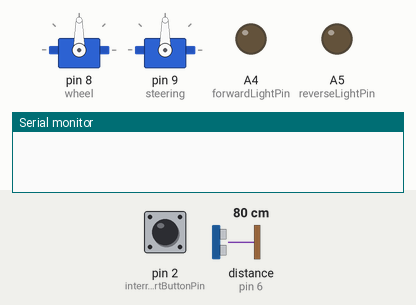
Simulated run of this sketch. Board: Arduino Uno, built with avr-gcc and run on an emulated ATmega328P. On the bench: 2 × servo, output pins drawn as LEDs (lit = HIGH), the last lines printed to the serial monitor. The inputs (shaded band) are chosen by the test bench; at power-on: pin 2 (interruptStartButtonPin) HIGH, distance to the obstacle (sensor on pin 6) 80 cm. The echo pulse lasts 58.3 µs per cm; pins used as bus, display or sensor lines are not drawn.

Above: at 5.0 s.
5.1 s: pin 2 (interruptStartButtonPin) pulled LOW for 0.15 s
At 7.84 s:
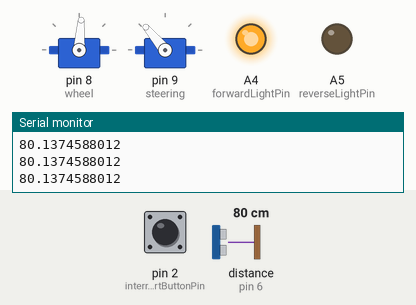
8.1 s: distance to the obstacle (sensor on pin 6) set to 32 cm
9.6 s: distance to the obstacle (sensor on pin 6) set to 28 cm
At 10.4 s:
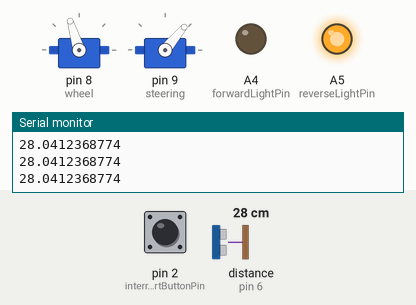
11.2 s: pin 2 (interruptStartButtonPin) pulled LOW for 1 s
At 13.2 s:
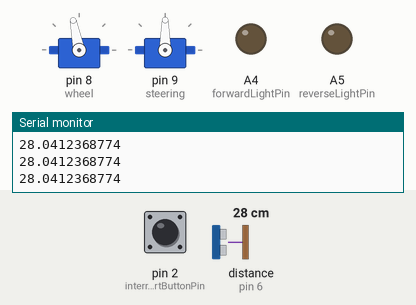
Timing chart, 0 to 14.7 s (numbered marks = the images above; inputs shaded):
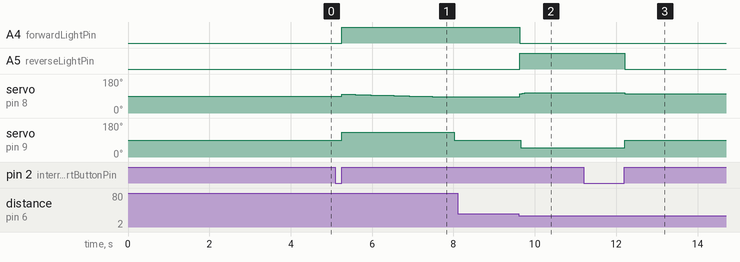

Measured:
- the behaviour switches between 30 and 29 cm on distance to the obstacle (sensor on pin 6) (found by bisection; images 1 and 2)
- after the input at 5.1 s, A4 (forwardLightPin): LOW → HIGH after 0.16 s; servo on pin 8 (wheel): 90° → 99° after 0.16 s, → 98° 0.14 s later, → 97° 0.19 s later, → 96° 0.19 s later, … (14 changes in this stretch); servo on pin 9 (steering): 90° → 130° after 0.16 s, → 90° 2.8 s later
- after the input at 9.6 s, A4 (forwardLightPin): HIGH → LOW at once; A5 (reverseLightPin): LOW → HIGH at once; servo on pin 8 (wheel): 86° → 107° at once; servo on pin 9 (steering): 90° → 50° after 0.06 s
- after the input at 11.2 s, A5 (reverseLightPin): HIGH → LOW after 1.0 s; servo on pin 8 (wheel): 107° → 101° after 1.0 s; servo on pin 9 (steering): 50° → 90° after 1.0 s

The sketch:

code.ino
```cpp
#include <Servo.h>
#include "Car.h"
#include "Sensor.h"


#define echoPin 6
#define trigPin 7

  const byte wheel = 8;
  const byte steering = 9;
  const byte reverseLightPin = A5;
  const byte forwardLightPin = A4;
  const byte interruptStartButtonPin = 2;

  bool state = false;
  unsigned long bounce = 0; // debouncing
  Servo myservo;
  Servo servo;
  Car mycar;
  Sensor detect;

void setup() {
  Serial.begin(9600); // starts serial communication
  pinMode(trigPin, OUTPUT);
  pinMode(echoPin, INPUT);
  pinMode(reverseLightPin, OUTPUT);
  pinMode(forwardLightPin, OUTPUT);
  pinMode(interruptStartButtonPin, INPUT_PULLUP);
  myservo.attach(wheel);
  servo.attach(steering);

  attachInterrupt(digitalPinToInterrupt(interruptStartButtonPin), statefunc, RISING);
  waitUntilStart(); // wait for start button
}

void loop (){

//LOGIC CODE

detect.transReceiveSound(trigPin,echoPin); // Send and Receive sound all the time

if (detect.isObjectAdjacent() == true && mycar.isCarMovingForward() == true && mycar.isCarReversing() == false) //object detected while the car is moving forward
{
  mycar.turnstraight();
  mycar.brake();
  detect.storeObjectDistance();
  mycar.turnOnLight(reverseLightPin);
  mycar.turnOffLight(forwardLightPin);
}

else if ( (mycar.isCarNotMoving()== true  || mycar.isCarReversing() == true) && detect.isReverseComplete() == false && mycar.isCarMovingForward() == false) //object detected after car stopped or when reversing
{
  mycar.turnleft();
  mycar.reverse();
  mycar.turnOnLight(reverseLightPin);
}

else if (mycar.isCarReversing() == true && detect.isReverseComplete() == true && mycar.isCarMovingForward() == false) // after reversing
{
   mycar.brake();
}

else  // When there is no object
{
  mycar.turnOffLight(reverseLightPin);
  mycar.turnOnLight(forwardLightPin);

    if (mycar.moveRight() == true)
    {
      mycar.turnright();
    }
    else
    {
      mycar.turnstraight();
    }

  mycar.moveForward();
}

//PRESENTATION
//long speed_ = mycar.getSpeed();
//Serial.println(speed_ , DEC);

servo.write(mycar.getDirection());
myservo.write(mycar.getSpeed());

if(state == false) {stopfunc();}

}

void statefunc() // this function is okay
{
  if (millis() - bounce < 200) {return;} // Debounce
  bounce = millis();

  state = !state;
}


void stopfunc()
{
  mycar.turnOffLight(reverseLightPin);
  mycar.turnOffLight(forwardLightPin);
  mycar.brake();
  mycar.turnstraight();
  servo.write(mycar.getDirection());
  myservo.write(mycar.getSpeed());

  waitUntilStart();
}


void waitUntilStart(){
 while(state == false){delay(10);} // wait for start button
}
```

Car.h
```cpp
const float minObjectDistance_ = 30;

class Car{
public:
Car(){
 //Direction
  leftdir = 50;
  rightdir = 130;
  straightdir = 90;
  steering = 100;
 //Motion
  movingSpeed = 100;
  maxForwardSpeed = 87;
  minForwardSpeed = 95;
  maxReverseSpeed = 107;
  minReverseSpeed = 102;
  brakeSpeed = 101;
 //constants
  reverseAcceleration = 0.5;
  forwardAcceleration = 0.1;

  moveRightDistance = 0;
 }

void turnleft(){steering = leftdir;}
void turnright(){steering = rightdir;}
void turnstraight(){steering = straightdir;}

void moveForward(){ // subract from 100 to increase speed;
if (movingSpeed ==  brakeSpeed) {movingSpeed = minForwardSpeed;}  // start at min speed

if (movingSpeed > maxForwardSpeed) {movingSpeed = movingSpeed-forwardAcceleration;}
  }

void reverse(){ // add from 100 to increase speed;
if (movingSpeed == brakeSpeed) {movingSpeed = minReverseSpeed;} // start at min speed

if(movingSpeed < maxReverseSpeed) {movingSpeed = movingSpeed+reverseAcceleration;}

  }
void brake(){movingSpeed = brakeSpeed;

moveRightDistance = 0;
} // stop the wheels


void turnOnLight(const byte &reverseLightPin){ // turn the LED on
    digitalWrite(reverseLightPin, HIGH);
  }
void turnOffLight(const byte& reverseLightPin){ // turn the LED off
    digitalWrite(reverseLightPin, LOW);
    }

// bools and getters
bool isCarMovingForward() {return movingSpeed <= minForwardSpeed;}
bool isCarReversing() {return movingSpeed >= minReverseSpeed;}
bool isCarNotMoving() {return movingSpeed == brakeSpeed;}
bool moveRight() {
  moveRightDistance = moveRightDistance+0.2;
  return moveRightDistance < minObjectDistance_;}
int getDirection() {return steering;}
float getSpeed() {return movingSpeed;}

private:
  // Direction
  int leftdir;
  int rightdir;
  int straightdir;
  int steering; // needed
  //motion
  float movingSpeed; // needed
  float maxForwardSpeed;
  float minForwardSpeed;
  float maxReverseSpeed;
  float minReverseSpeed;
  float brakeSpeed;
  //constants
  float reverseAcceleration;
  float forwardAcceleration;

  float moveRightDistance;
};
```

Sensor.h
```cpp
const float minObjectDistance = 30; // Minimum distance between receiver and object
float duration = 0; // time taken to receive the sound sent

class Sensor{
public:
Sensor()
{
  distance = 400.0; // 400cm maximum ranging distance of ultrasonic sensor
  objectDistance = 0.0;
}

void transReceiveSound(const int& trigPin, const int& echoPin )
{
  digitalWrite(trigPin, LOW); //clears the trigPin
  delayMicroseconds(2);              /*Change this time */
  noInterrupts(); // disable interrupts as they might interfere with the measurement
  digitalWrite(trigPin, HIGH); //sets the trigPin on HIGH state for 10 micro seconds
  delayMicroseconds(10);
  digitalWrite(trigPin, LOW); // reads the echoPin, returns the sound wave travel time in microseconds
  duration = pulseIn(echoPin, HIGH);
  interrupts(); // enable interrupts, we are done with the measurement
  if (duration == 0.0){ return;} // error

  updateDistance(duration);
}

void updateDistance(const float& duration) // calculates distance in centimeters
{
  distance = (duration/2.0) / 29.1;
  Serial.println(distance , DEC);
}

void storeObjectDistance(){objectDistance = distance;} // stores the object distance detected by the US
void clearObectDistace(){objectDistance = 0.0;} // clears the object distance

bool isObjectAdjacent(){return distance < minObjectDistance;}
bool isObjectDistanceCovered() {return distance > objectDistance;}
bool isReverseComplete() {return distance > 2.0*objectDistance;} //
float getDistance() {return distance;}

private:
float distance; // distance in centimeters
float objectDistance; // saves the distance of the receiver
};
```
